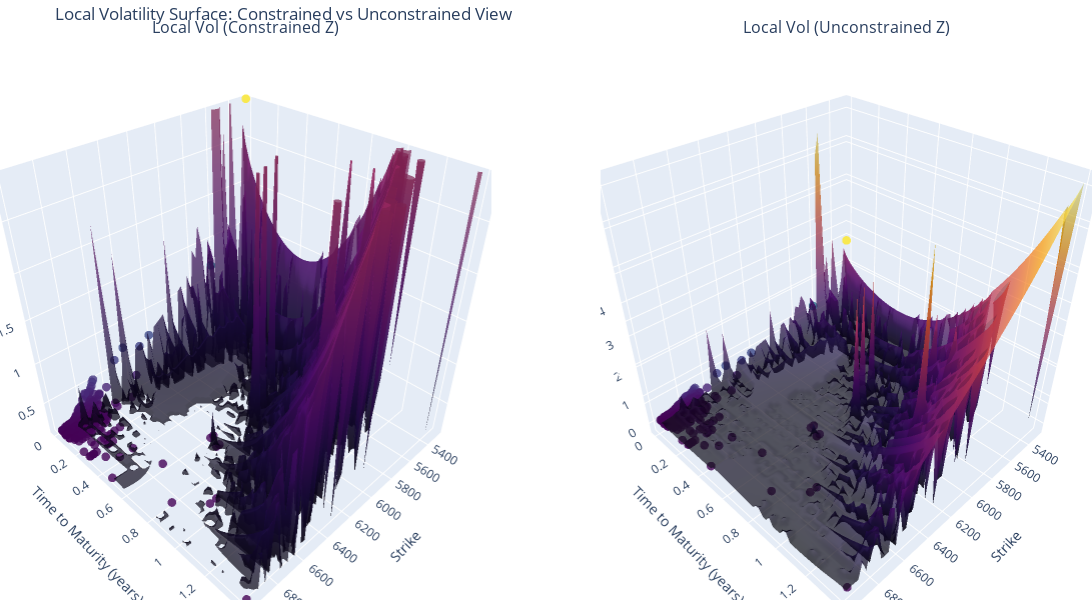

The code cell stored with this chart in its notebook:
### Markdown cell above
### local Vol using regression

### Code cell
impvol_interp = regres
params = [calls["S0"].iloc[0],calls["r"].iloc[0],impvol_interp]
local_vol_surface_ = get_local_vol_surface(calls,params)
plot_local_vol_surface(calls,local_vol_surface_)

### Figure 1 — Plotly figure (JSON) as saved in the notebook; plotly's stock layout.template omitted (floating-point values rounded to 4 significant figures; data arrays with more than 128 entries replaced by an {"elided": "..."} marker saying what was removed)
{"data": [{"marker": {"color": {"elided": "311 float values"}, "colorscale": [[0, "#440154"], [0.1111, "#482878"], [0.2222, "#3e4989"], [0.3333, "#31688e"], [0.4444, "#26828e"], [0.5556, "#1f9e89"], [0.6667, "#35b779"], [0.7778, "#6ece58"], [0.8889, "#b5de2b"], [1, "#fde725"]], "opacity": 0.8, "size": 3}, "mode": "markers", "name": "Data Points", "scene": "scene", "showlegend": false, "type": "scatter3d", "x": {"elided": "311 float values"}, "y": {"elided": "311 float values"}, "z": {"elided": "311 float values"}}, {"colorscale": [[0, "#000004"], [0.1111, "#1b0c41"], [0.2222, "#4a0c6b"], [0.3333, "#781c6d"], [0.4444, "#a52c60"], [0.5556, "#cf4446"], [0.6667, "#ed6925"], [0.7778, "#fb9b06"], [0.8889, "#f7d13d"], [1, "#fcffa4"]], "opacity": 0.7, "scene": "scene", "showlegend": false, "showscale": false, "type": "surface", "x": {"elided": "60x60 float values"}, "y": {"elided": "60x60 float values"}, "z": {"elided": "60x60 float values"}}, {"marker": {"color": {"elided": "311 float values"}, "colorscale": [[0, "#440154"], [0.1111, "#482878"], [0.2222, "#3e4989"], [0.3333, "#31688e"], [0.4444, "#26828e"], [0.5556, "#1f9e89"], [0.6667, "#35b779"], [0.7778, "#6ece58"], [0.8889, "#b5de2b"], [1, "#fde725"]], "opacity": 0.8, "size": 3}, "mode": "markers", "name": "Data Points", "scene": "scene2", "showlegend": false, "type": "scatter3d", "x": {"elided": "311 float values"}, "y": {"elided": "311 float values"}, "z": {"elided": "311 float values"}}, {"colorscale": [[0, "#000004"], [0.1111, "#1b0c41"], [0.2222, "#4a0c6b"], [0.3333, "#781c6d"], [0.4444, "#a52c60"], [0.5556, "#cf4446"], [0.6667, "#ed6925"], [0.7778, "#fb9b06"], [0.8889, "#f7d13d"], [1, "#fcffa4"]], "opacity": 0.7, "scene": "scene2", "showlegend": false, "showscale": false, "type": "surface", "x": {"elided": "60x60 float values"}, "y": {"elided": "60x60 float values"}, "z": {"elided": "60x60 float values"}}], "layout": {"annotations": [{"font": {"size": 16}, "showarrow": false, "text": "Local Vol (Constrained Z)", "x": 0.225, "xanchor": "center", "xref": "paper", "y": 1, "yanchor": "bottom", "yref": "paper"}, {"font": {"size": 16}, "showarrow": false, "text": "Local Vol (Unconstrained Z)", "x": 0.775, "xanchor": "center", "xref": "paper", "y": 1, "yanchor": "bottom", "yref": "paper"}], "height": 600, "margin": {"b": 0, "l": 0, "r": 0, "t": 40}, "scene": {"domain": {"x": [0, 0.45], "y": [0, 1]}, "xaxis": {"title": {"text": "Strike"}}, "yaxis": {"title": {"text": "Time to Maturity (years)"}}, "zaxis": {"range": [0.1019, 2.926], "title": {"text": "Volatility"}}}, "scene2": {"domain": {"x": [0.55, 1], "y": [0, 1]}, "xaxis": {"title": {"text": "Strike"}}, "yaxis": {"title": {"text": "Time to Maturity (years)"}}, "zaxis": {"title": {"text": "Volatility"}}}, "title": {"text": "Local Volatility Surface: Constrained vs Unconstrained View"}, "width": 1200}}
